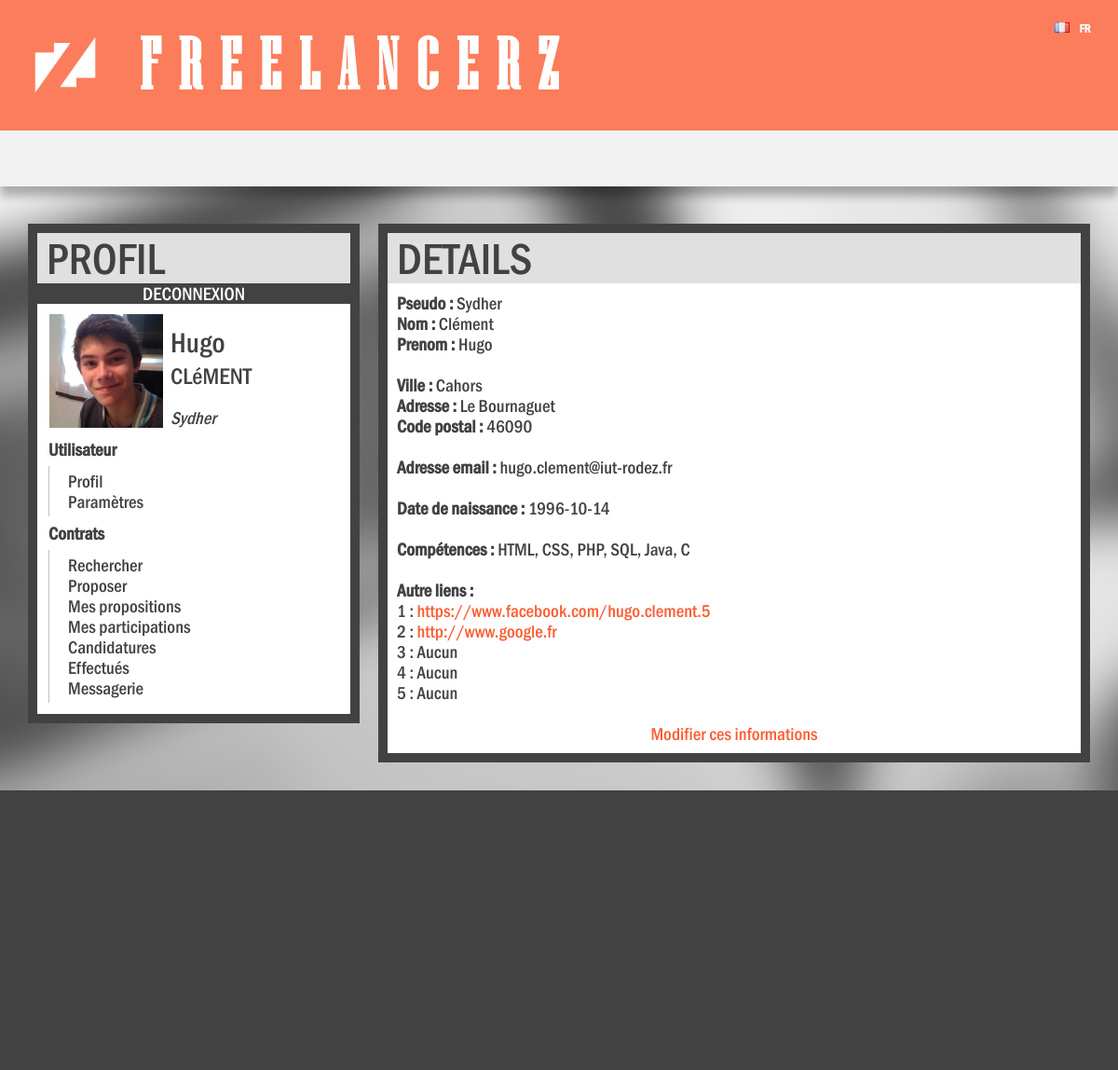
/profil.php (signed in), run on an earlier commit of the app's database.
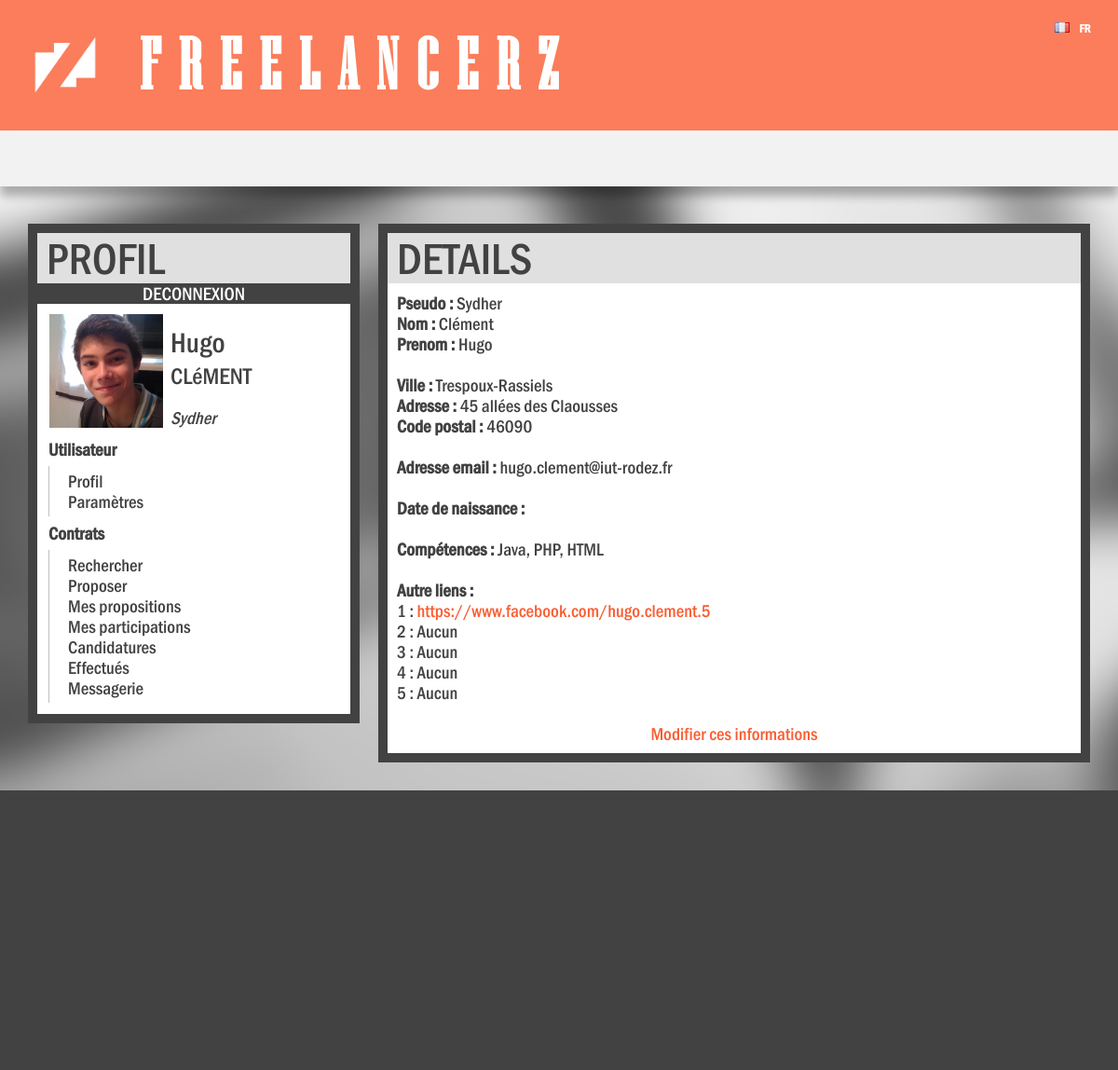
And on a later commit of the database.
### tables this page shows
CREATE TABLE IF NOT EXISTS `users_privee` (
  `user_id` int(11) NOT NULL AUTO_INCREMENT,
  `user_nom` varchar(50) NOT NULL,
  `user_prenom` varchar(50) NOT NULL,
  `user_pseudo` varchar(50) NOT NULL,
  `user_ville` varchar(50) NOT NULL,
  `user_adresse` varchar(50) NOT NULL,
  `user_cp` char(5) NOT NULL,
  `user_password` varchar(255) NOT NULL,
  `user_email` varchar(120) NOT NULL,
  `user_naissance` date DEFAULT NULL,
  `user_inscription` date DEFAULT NULL,
  `user_competences` varchar(255) NOT NULL,
  `user_site1` varchar(120) DEFAULT NULL,
  `user_site2` varchar(120) DEFAULT NULL,
  `user_site3` varchar(120) DEFAULT NULL,
  `user_site4` varchar(120) DEFAULT NULL,
  `user_site5` varchar(120) DEFAULT NULL,
  `user_etat` int(11) DEFAULT NULL,
  `user_cle` varchar(255) DEFAULT NULL,
  `user_admin` int(1) NOT NULL DEFAULT '0',
  `user_banni` int(11) NOT NULL DEFAULT '0',
  PRIMARY KEY (`user_id`),
  UNIQUE KEY `user_pseudo` (`user_pseudo`)
);

### inc/recupDetailsProfil.php (called while the page is built, shortened)
<?php
function recupDetailsProfil($idUser) {
    $bdd = bdd();
	$sql = "SELECT user_nom, user_prenom, user_ville, user_adresse, user_cp, user_email,
						 user_naissance, user_competences, user_site1, user_site2, user_site3, user_site4, user_site5, user_pseudo
						 FROM users WHERE user_id = :id";
	if (estAutoVoirPrivee($idUser) == 0) {
		$sql = "SELECT user_nom, user_prenom, user_ville, user_adresse, user_cp, user_email,
						 user_naissance, user_competences, user_site1, user_site2, user_site3, user_site4, user_site5, user_pseudo
						 FROM users_privee WHERE user_id = :id";
	}
    $req = $bdd->prepare($sql);
	$req->bindParam(":id", $id);
    $req->execute();
    $data = $req->fetch();
    $details = array($data['user_nom'], $data['user_prenom'], $data['user_ville'], $data['user_adresse'],
                                   $data['user_cp'], $data['user_email'], $data['user_naissance'], $data['user_competences'], $data['user_site1'],
                                   $data['user_site2'], $data['user_site3'], $data['user_site4'],$data['user_site5'],$data['user_pseudo']);
	return $details;
}
function estAutoVoirPrivee($idUserCible) {
	$idUserVoyeur = $_SESSION['id'];
	if ($idUserCible == $idUserVoyeur) {
		return 0;
	}
	return 1;
}
?>

### inc/afficherDetailsProfil.php (the view, shortened to what this page needs)
<?php
function afficherDetailsProfil($idUser) {
	require "recupDetailsProfil.php";
	$tab = recupDetailsProfil($idUser);
	echo "<div class=\"profil_infos\">";
	echo "<b>Pseudo : </b>".$tab[13]."<br>
		<b>Nom : </b>".$tab[0]."<br>
	    <b>Prenom : </b>".$tab[1]."<br>
	    <br>
	    <b>Ville : </b>".$tab[2]."<br>
	    <b>Adresse : </b>".$tab[3]."<br>
	    <b>Code postal : </b>".$tab[4]."<br>
	    <br>
	    <b>Adresse email : </b>".$tab[5]."<br>
	    <br>
	    <b>Date de naissance : </b>".$tab[6]."<br>
	    <br>
	    <b>Compétences : </b>".$tab[7]."<br>
	    <br>
	    <b>Autre liens : </b><br>";
	echo "1 : ".(!empty($tab[8])?"<a href=\"".$tab[8]."\" target=\"_blank\">".$tab[8]."</a>":"Aucun")."<br>
	    2 : ".(!empty($tab[9])?"<a href=\"".$tab[9]."\" target=\"_blank\">".$tab[9]."</a>":"Aucun")."<br>
	    3 : ".(!empty($tab[10])?"<a href=\"".$tab[10]."\" target=\"_blank\">".$tab[10]."</a>":"Aucun")."<br>
	    4 : ".(!empty($tab[11])?"<a href=\"".$tab[11]."\" target=\"_blank\">".$tab[11]."</a>":"Aucun")."<br>
	    5 : ".(!empty($tab[12])?"<a href=\"".$tab[12]."\" target=\"_blank\">".$tab[12]."</a>":"Aucun")."<br>
		<br>";
    if ($_SESSION['id'] == $idUser) {
        echo "<div><a href=\"editionprofil.php\">Modifier ces informations</a></div></div>";
    }
}
?>

What changed in the data, as far as the page shows it:
changed users_privee "Sydher": user_ville "Cahors" → "Trespoux-Rassiels"; user_adresse "Le Bournaguet" → "45 allées des Claousses"; user_competences "HTML, CSS, PHP, SQL, Java, C" → "Java, PHP, HTML"; user_naissance "1996-10-14" → (not shown); user_site2 "http://www.google.fr" → (not shown)
Also different on the page:
text now shown: "Aucun"
